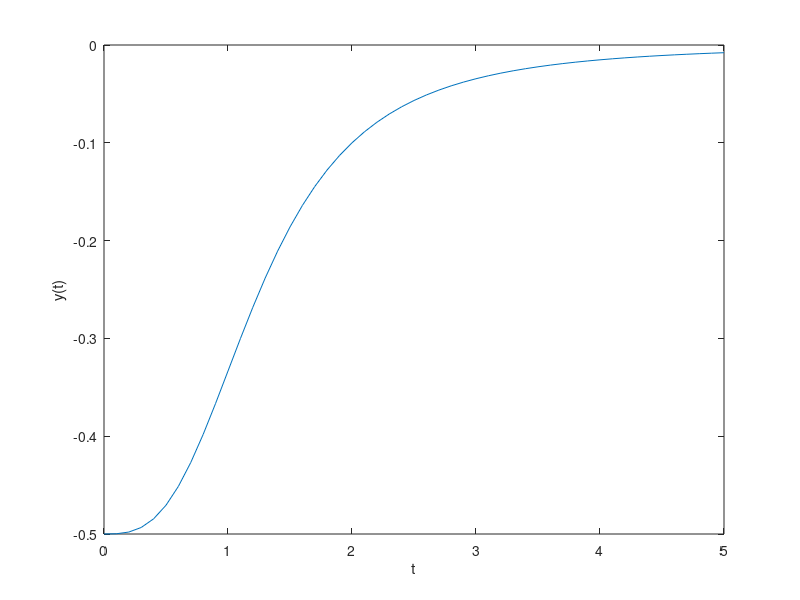

The MATLAB script that drew this image: (Note: this script raises an error after producing the figure.)
% Exercise 3

% (b)
texact = 0:0.1:5; %interval t
yexact = -1./(texact.^3+2); %function y(t) found solving ODE
figure
plot(texact, yexact)
xlabel('t')
ylabel('y(t)')

t0 = 0;
T = 5;
y0 = -1/2;

[t,y] = ode45(@ODEf, [t0,T], y0);

figure
plot (t,y) %approximation
xlabel('t')
ylabel('y(t)')
figure
plot(t, y, 'g', texact, yexact, 'b--o' )
xlabel('t')
ylabel ('y(t)')
legend ('approximated solution', 'exact solution')

% (c)
yex = -1./(t.^3+2);
error = abs(yex - y);
plot(t,error)
title(' error between approximated and exact solution')
xlabel('t')
ylabel('error')